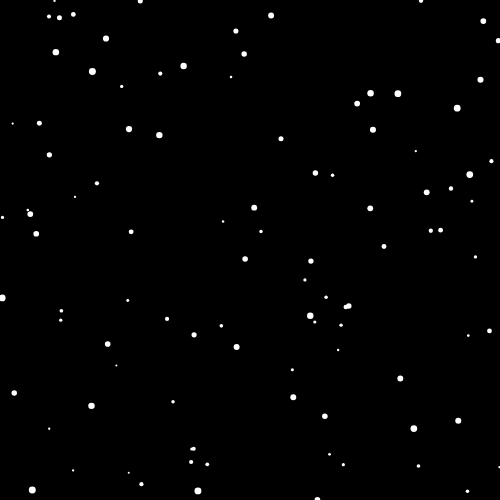
Frame 1 (no input)
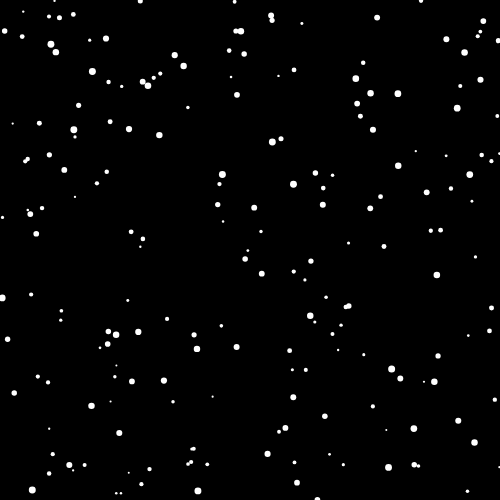
Frame 2 (the mouse pressed at the canvas centre, redrawn once)

The p5.js sketch that drew these frames (run headless with seeded random() and noise() and a simulated clock; the mouse was pressed at the canvas centre and the sketch redrawn once):

// p5.js sketch
// ── sketch.js

function setup() {
    createCanvas(500, 500);
    background(0);
    noStroke();
    noLoop();
}

function draw() {
    fill(255);

    // line parameters
    for(let i = 0; i < 100; i++) {
        let x = random(width);
        let y = random(height);
        let r = random(2 ,7);
        ellipse(x, y, r, r);
    }


}
